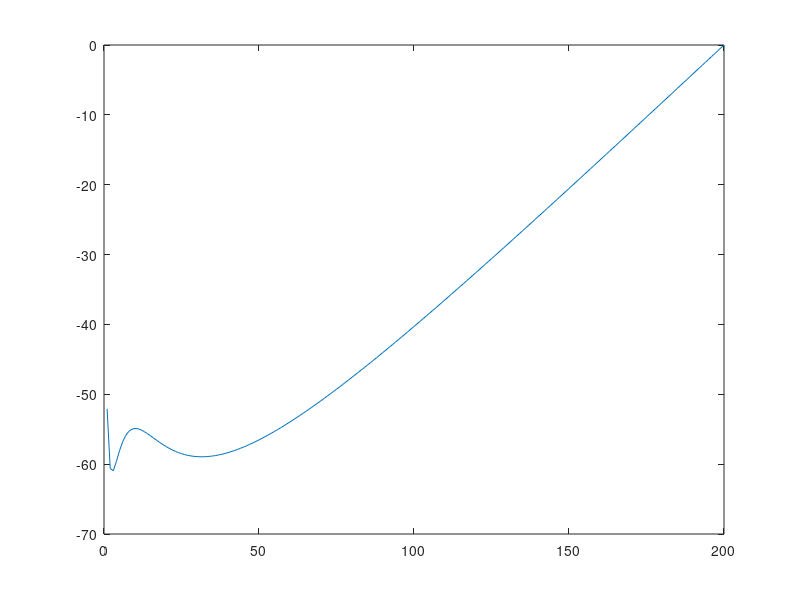

The MATLAB source for this figure: (Note: this script raises an error after producing the figure.)
% Compare two methods for estimating transfer function and impulse
% response between output u and input y.

% Time Domain Method: Directly estimate impulse response by solving for
% H = {h0, h1, ...} in
% ym(n)   = h0 + u(n-1)*h(1) + u(n-2)*h(2) + ...
% ym(n+1) = h0 + u(n-0)*h(1) + u(n-1)*h(2) + ...
% The transfer function is estimated as DFT of H.

% Frequency domain method: Compute DFT coefficients U(f) and Y(f)
% for u(t) and y(t).
% Transfer function estimate is H(f) = Y(f)/U(f).
% Impulse response is computed from inverse DFT of H(f).

% Note that in the following, only 50 coefficients are calculated in
% time domain method.  To make a more direct comparison, the frequency
% domain method estimates should be averaged so that the resolution in the
% frequency domain of H for both methods is the same.

clear;
writeimgs = 1; % Write png and eps files of plots.

N = 1e4; % Number of points in u and y.

% Compute IRF for dy/dt + y/tau = delta(0) with ICs of x_0 = 0 an
% dx_0/dt = 0 using forward Euler.
tau = 10;
dt = 1;
gamma = (1-dt/tau);
for i = 1:10*tau
    h(i,1) = gamma^(i-1);
    t(i,1) = dt*(i-1);
end

if (1)
x = 1e5*[0.0679    0.0312    0.0022    0.0002    0.0056    3.8345];
x = 1e5*[0.0659    0.0027    0.0317    0.0002   -5.4597    0.0052];
a = x(1:end/2);
ta = x(end/2+1:end);
t = 5*[1:400]';
h = zeros(length(t),1);

for i = 1:length(a)
    h = h + a(i)*exp(-(t)/ta(i));
end
h = h/max(h);
end
hf = h/max(h);
Z2 = fft(h);
Z2 = Z2(2:end/2+1);
pZ2 = (180/pi)*atan2(imag(Z2),real(Z2));
clf;plot(pZ2);

% Create an input signal
u = randn(N,1);

% Create an output y that has a known relationship to input u via
% impulse response function H(t) (that is approximation of continous):
% y(n) = 0*u(n-0) + h(1)*u(n-1) + h(2)*u(n-2) + ... h(N)*u(n-N)
h = [0;h]; % For 0*u(n-0) term.
y = filter(h,1,u);

% Add some noise
%y = y + 0.01*max(abs(y))*randn(N,1);

% Remove non-steady-state part of input and output
y  = y(length(h)+1:end);
u  = u(length(h)+1:end);

Na = 0;         % The number of acausal coefficients
Nc = length(h); % The number of causal coefficients
Ts = 0;         % How much to shift input wrt to output

% T is the output, X is the input.
% Each row of X contains time delayed values of u
[T,X] = time_delay(y,u,(Nc-1),Ts,Na,'pad');

% Compute model by solving for H = {h0,h1,...} in overdetermined set
% of equations
% ym(n)   = h0 + u(n-1)*h(1) + u(n-2)*h(2) + ...
% ym(n+1) = h0 + u(n-0)*h(1) + u(n-1)*h(2) + ...
% ...
% If any row above contains a NaN, it is omitted from the computation.
% basic_linear() solves for H in Ym = X*H using H = Ym\U.
% A column of ones is added to X = X(u) for h0.
LIN = basic_linear(X,T);

% Impulse response function using basic_linear() (last element is h0; expectation
% value is <y>)
hbl  = LIN.Weights(1:end-1);
hbl  = [0;hbl]; % First term in LIN.Weights corresponds to u(n-1) term.

% Predicted output using model coefficients H = LIN.Weights
% First length(LIN.Weights)-1 values of yp are set to NaN to make
% yp same length as y.
yp = basic_linear(X,LIN.Weights,'predict');

figure(1);clf
    subplot('position',[0.1 0.55 0.8 0.44])
        grid on;hold on;    
        plot(y(1)+10,'k','LineWidth',3);
        plot(u(1),'g','LineWidth',3);
        plot(u-5,'g');
        plot(y+5,'k');

        lh = legend(' Output',' Input');
        set(lh,'FontSize',18);
        set(lh,'Interpreter','Latex');
        axis([0 length(u) -15 15]);
        set(gca,'FontSize',14);
        set(gca,'YTickLabel',''); 
        set(gca,'XTickLabel','');
    subplot('position',[0.1 0.1 0.8 0.44])
        hold on;grid on;
        % Plot nothing with large LineWidth to make line in legend
        % larger than that in plot.
        plot(NaN,'k','LineWidth',2);
        plot(NaN,'b','LineWidth',2);
        plot(NaN,'y','LineWidth',2);

        % Plot y, yp and error.
        plot(y,'k','LineWidth',2)
        plot(yp,'b');grid on;
        plot(y-yp,'y','LineWidth',2);

        lh = legend(' Output',' Predicted Output',' Error');
        xlabel('Time','FontSize',14);

        set(lh,'Interpreter','Latex');
        set(gca,'FontSize',14);
        set(gca,'YTickLabel','');
        if (writeimgs)
            print('-depsc','./figures/transfer_function_demo_timeseries.eps');
            print('-dpng','-r600','./figures/transfer_function_demo_timeseries.png');
            fprintf('Wrote ./figures/transfer_function_demo_timeseries.{eps,png}\n');
        end
figure(2);clf;
    hold on;grid on;
    plot(NaN,'k','LineWidth',5);
    plot(NaN,'b','LineWidth',2,'Marker','square');
    plot(NaN,'m','LineWidth',2);

    plot([0 tau*5],[0 0],'Color',[0.5 0.5 0.5]);
    plot(exp(-(t(1:end))/tau)/exp(-t(1)/tau),'m','LineWidth',6);
    plot(h(2:end),'k','LineWidth',5);
    plot(hbl(2:end),'b','LineWidth',1,'Marker','square');

    title('Time Domain Estimate of Impulse Response');
    lh = legend(' Actual Response to $\delta(t)$',' Predicted Response to $\delta(t)$',' $\dot{x}(t)+x(t)/\tau_c = \delta (t)$','Location','North');
    xlabel('Time Since Impulse','FontSize',14);
 
    set(lh,'Interpreter','Latex');
    set(lh,'FontSize',18);
    set(lh,'Box','off');
    axis([0 tau*5 -0.1 1.1]);
    if (writeimgs)
        print('-depsc','./figures/transfer_function_demo_IRF.eps');
        print('-dpng','-r600','./figures/transfer_function_demo_IRF.png');
        fprintf('Wrote ./figures/transfer_function_demo_IRF.{eps,png}\n')
    end

%%%%%%%%%%%%%

% Compute transfer function of H computed using time domain method.
haib = fft(hbl);
I    = haib.*conj(haib);
f    = [0:length(h)/2-1]/length(h);
phi  = (180/pi)*atan2(imag(haib(2:end)),real(haib(2:end))); 

% Estimate transfer function in frequency domain.
yaib = fft(y);
uaib = fft(u);
Rf   = yaib./uaib;
If   = Rf.*conj(Rf);
phif = (180/pi)*atan2(imag(Rf(2:end)),real(Rf(2:end))); 
ff   = [0:length(Rf)/2-1]/length(Rf);
hf   = ifft(Rf);

figure(3);clf;grid on;hold on;
    plot(ff(2:end),If(2:length(ff)),'k')
    plot(f(2:end),I(2:length(f)),'LineWidth',2,'Marker','.','MarkerSize',20);
    xlabel('f');
    legend('Frequency Domain Method','Time Domain Method');
    title('Transfer Function Magnitude Estimate');
    if (writeimgs)
        print('-depsc','./figures/transfer_function_demo_Magnitude.eps');
        print('-dpng','-r600','./figures/transfer_function_demo_Magnitude.png');
        fprintf('Wrote ./figures/transfer_function_demo_Magnitude.{eps,png}\n')

    end
figure(4);clf;grid on;hold on;
    plot(ff(2:end),phif(2:length(ff)),'k')
    plot(f(2:end),phi(1:length(f)-1),'LineWidth',3,'Marker','.','MarkerSize',20);
    xlabel('f');
    legend('Frequency Domain Method','Time Domain Method','Location','North');
    set(gca,'YLim',[-180 180]);
    title('Transfer Function Phase Estimate [degrees]');
    if (writeimgs)
        print('-depsc','./figures/transfer_function_demo_Phase.eps');
        print('-dpng','-r600','./figures/transfer_function_demo_Phase.png');    
        fprintf('Wrote ./figures/transfer_function_demo_Phase.{eps,png}\n')
    end
figure(5);clf;grid on;hold on;
    plot(hf(2:length(h)+1),'k','LineWidth',5);
    plot(hbl(2:end),'LineWidth',2,'Marker','.','MarkerSize',10);
    legend(' Frequency Domain Method',' Time Domain Method');
    xlabel('Time Since Impulse');
    title('Impulse Response Estimate');
    if (writeimgs)
        print('-depsc','./figures/transfer_function_demo_IRF2.eps');
        print('-dpng','-r600','./figures/transfer_function_demo_IRF2.png'); 
        fprintf('Wrote ./figures/transfer_function_demo_IRF2.{eps,png}\n')
    end

% Visual inspection to verify phase estimateby passing sin wave though h.

% At f = 1/20, frequency domain method gives 80.6 degrees while

t = [1:length(y)/10-1]';
y20 = sin(2*pi*t/20);    
y2  = filter(hbl,1,y20);

figure(7);clf;hold on;grid on;
    plot(t,y2,'r','LineWidth',3,'Marker','.','MarkerSize',20);
    plot(t,y20,'b','LineWidth',3,'Marker','.','MarkerSize',20);
    legend('Output','Input');

% Visual inspection: ((289.5-285)/20)*360 = 81 degrees